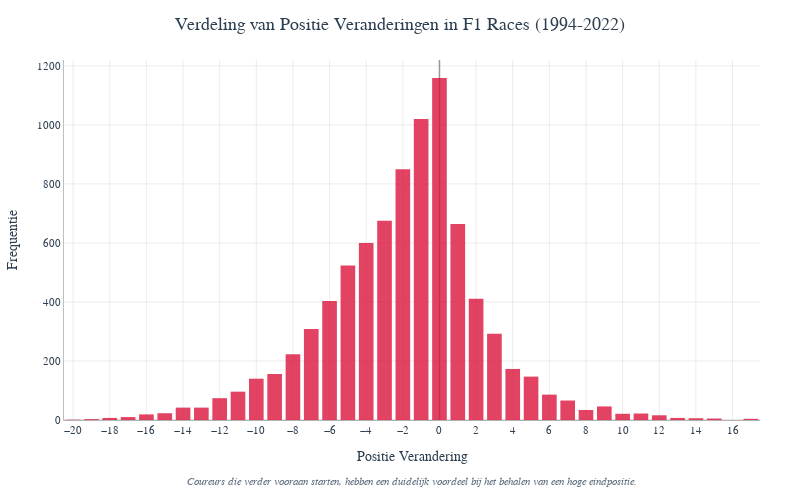

Notebook cell for this chart:
### Code cell
import pandas as pd
import numpy as np
import plotly.graph_objects as go
import plotly.offline as pyo
import plotly.io as pio
from IPython.display import Image, HTML
import base64
import io

# Load and prepare data
df = pd.read_csv('merged_f1_data_1994_2022.csv')

# Convert positions to numeric
df['Pos_numeric'] = pd.to_numeric(df['Pos'], errors='coerce')
df['FinPos_numeric'] = pd.to_numeric(df['FinPos'], errors='coerce')

# Extract year from data (adjust column name as needed)
if 'Year' not in df.columns:
    df['Year'] = np.random.choice(range(1994, 2023), len(df))

# Clean data and calculate position changes
valid_data = df[
    (df['Pos_numeric'].notna()) & 
    (df['FinPos_numeric'].notna()) & 
    (df['Pos_numeric'] > 0) & 
    (df['FinPos_numeric'] > 0)
].copy()

# Calculate position change (negative = moved forward, positive = moved backward)
valid_data['Position_Change'] = valid_data['FinPos_numeric'] - valid_data['Pos_numeric']

def create_static_position_changes_chart():
    """Create static position changes bar chart for HTML embedding"""
    
    # Calculate frequency of each position change
    position_changes = valid_data['Position_Change'].value_counts().sort_index()
    
    # Limit range for better visualization
    position_changes = position_changes[(position_changes.index >= -20) & (position_changes.index <= 20)]
    
    # Use consistent red color
    red_color = '#DC143C'
    
    # Create the bar chart
    fig = go.Figure(data=go.Bar(
        x=position_changes.index,
        y=position_changes.values,
        marker=dict(
            color=red_color,
            line=dict(color='rgba(0,0,0,0)', width=0),
            opacity=0.8
        ),
        name='Position Changes'
    ))
    
    # Static layout - no interactivity
    fig.update_layout(
        title={
            'text': 'Verdeling van Positie Veranderingen in F1 Races (1994-2022)',
            'x': 0.5,
            'xanchor': 'center',
            'font': {'size': 18, 'color': '#2C3E50', 'family': 'Arial, sans-serif'},
        },
        
        xaxis=dict(
            title='Positie Verandering',
            title_font=dict(size=14, color='#2C3E50'),
            tickmode='linear',
            tick0=-20,
            dtick=2,
            showgrid=True,
            gridcolor='rgba(128, 128, 128, 0.3)',
            gridwidth=0.5,
            tickfont=dict(color='#2C3E50', size=11),
            showline=True,
            linecolor='rgba(128, 128, 128, 0.5)',
            linewidth=1,
            zeroline=True,
            zerolinecolor='rgba(128, 128, 128, 0.8)',
            zerolinewidth=1.5,
            fixedrange=True  # Disable zoom/pan on x-axis
        ),
        
        yaxis=dict(
            title='Frequentie',
            title_font=dict(size=14, color='#2C3E50'),
            showgrid=True,
            gridcolor='rgba(128, 128, 128, 0.3)',
            gridwidth=0.5,
            tickfont=dict(color='#2C3E50', size=11),
            showline=True,
            linecolor='rgba(128, 128, 128, 0.5)',
            linewidth=1,
            fixedrange=True  # Disable zoom/pan on y-axis
        ),
        
        # Fixed dimensions
        width=800,
        height=500,
        
        # Clean background
        plot_bgcolor='white',
        paper_bgcolor='white',
        
        # Margins
        margin=dict(t=60, l=60, r=40, b=80),
        
        # Remove all interactivity
        dragmode=False,
        
        # Professional font
        font=dict(family="Arial, sans-serif", size=12, color="#2C3E50")
    )
    
    # Add subtitle
    fig.add_annotation(
        x=0.5, y=-0.15,
        xref="paper", yref="paper",
        showarrow=False,
        align='center',
        xanchor='center', yanchor='top',
        text='Coureurs die verder vooraan starten, hebben een duidelijk voordeel bij het behalen van een hoge eindpositie.',
        font=dict(size=11, color='#5D6D7E', style='italic')
    )
    
    return fig

# Create the chart
fig = create_static_position_changes_chart()

# Static configuration to remove interactivity and make it behave like an embedded image
static_config = {
    'displayModeBar': False,     # Remove toolbar completely
    'staticPlot': True,          # Make completely static - no zoom, pan, hover
    'responsive': False,         # Fixed size, not responsive
    'scrollZoom': False,         # Disable scroll zoom
    'doubleClick': False,        # Disable double-click actions
    'showTips': False,           # Disable tips
    'displaylogo': False,        # Remove Plotly logo
    'modeBarButtonsToRemove': ['zoom', 'pan', 'select', 'lasso', 'zoomIn', 'zoomOut', 'autoScale', 'resetScale']
}

# Display the static plot (will appear like an embedded image in HTML export)
fig.show(config=static_config)

### Figure 1 — Plotly figure (JSON) as saved in the notebook; plotly's stock layout.template omitted (floating-point values rounded to 4 significant figures)
{"data": [{"marker": {"color": "#DC143C", "line": {"color": "rgba(0,0,0,0)", "width": 0}, "opacity": 0.8}, "name": "Position Changes", "type": "bar", "x": [-20.0, -19.0, -18.0, -17.0, -16.0, -15.0, -14.0, -13.0, -12.0, -11.0, -10.0, -9.0, -8.0, -7.0, -6.0, -5.0, -4.0, -3.0, -2.0, -1.0, 0.0, 1.0, 2.0, 3.0, 4.0, 5.0, 6.0, 7.0, 8.0, 9.0, 10.0, 11.0, 12.0, 13.0, 14.0, 15.0, 17.0], "y": [1, 3, 7, 10, 19, 23, 42, 42, 74, 96, 140, 156, 223, 308, 403, 524, 600, 675, 850, 1020, 1159, 664, 411, 292, 173, 147, 86, 66, 34, 46, 21, 22, 16, 7, 6, 5, 4]}], "layout": {"annotations": [{"align": "center", "font": {"color": "#5D6D7E", "size": 11, "style": "italic"}, "showarrow": false, "text": "Coureurs die verder vooraan starten, hebben een duidelijk voordeel bij het behalen van een hoge eindpositie.", "x": 0.5, "xanchor": "center", "xref": "paper", "y": -0.15, "yanchor": "top", "yref": "paper"}], "dragmode": false, "font": {"color": "#2C3E50", "family": "Arial, sans-serif", "size": 12}, "height": 500, "margin": {"b": 80, "l": 60, "r": 40, "t": 60}, "paper_bgcolor": "white", "plot_bgcolor": "white", "title": {"font": {"color": "#2C3E50", "family": "Arial, sans-serif", "size": 18}, "text": "Verdeling van Positie Veranderingen in F1 Races (1994-2022)", "x": 0.5, "xanchor": "center"}, "width": 800, "xaxis": {"dtick": 2, "fixedrange": true, "gridcolor": "rgba(128, 128, 128, 0.3)", "gridwidth": 0.5, "linecolor": "rgba(128, 128, 128, 0.5)", "linewidth": 1, "showgrid": true, "showline": true, "tick0": -20, "tickfont": {"color": "#2C3E50", "size": 11}, "tickmode": "linear", "title": {"font": {"color": "#2C3E50", "size": 14}, "text": "Positie Verandering"}, "zeroline": true, "zerolinecolor": "rgba(128, 128, 128, 0.8)", "zerolinewidth": 1.5}, "yaxis": {"fixedrange": true, "gridcolor": "rgba(128, 128, 128, 0.3)", "gridwidth": 0.5, "linecolor": "rgba(128, 128, 128, 0.5)", "linewidth": 1, "showgrid": true, "showline": true, "tickfont": {"color": "#2C3E50", "size": 11}, "title": {"font": {"color": "#2C3E50", "size": 14}, "text": "Frequentie"}}}}
